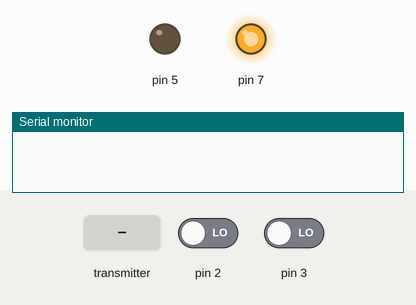
The sketch below on a simulated Arduino Uno, built with avr-gcc and run on an emulated ATmega328P. Shown: output pins drawn as LEDs (lit = HIGH), the last lines printed to the serial monitor. Dashed ring = blinking. Inputs (shaded band) come from the test bench; at power-on: pin 3 LOW, pin 2 LOW. No radio packets arrive unless stated.

Above: at 1.2 s.
1.3 s: pin 3 driven HIGH
At 1.8 s:
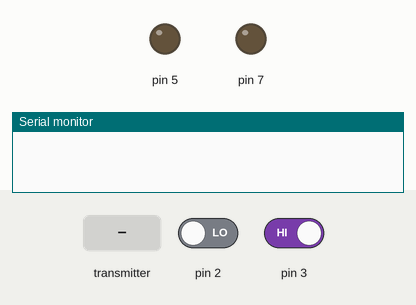
2.8 s: the transmitter starts sending temperature = 0
4.3 s: pin 3 driven LOW
At 5.2 s:
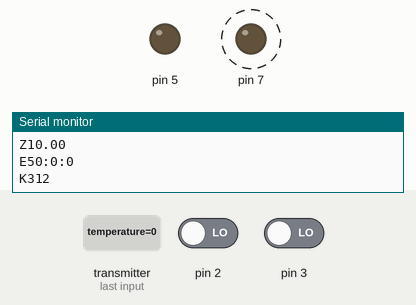
Timing chart, 0 to 13.3 s (numbered marks = the images above; inputs shaded):
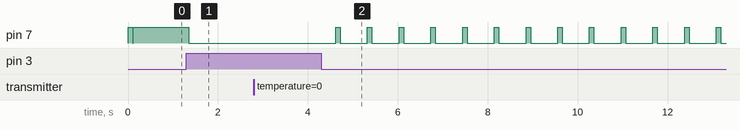

Measured:
- after the input at 1.3 s, pin 7: HIGH → LOW after 0.05 s
- after the input at 4.3 s, pin 7: alternates HIGH for 0.10 s and LOW for 0.61 s, starting after 0.32 s

The sketch:

receiver.ino
```cpp
#include <nRF24L01.h>
#include <RF24.h>
#include <RF24_config.h>

RF24 receive (9,8);    // ce,csn                    //create object called receive
byte address [5] = "10101";                 //create an array with 5 elements, where each element is 1 byte;
int button = 2;
int button4 = 4;
int buttonState;
int buttonState7;


typedef struct
  {
    float temperature = 0;
    int humidity = 0;
    float pressure = 0;
    float altitude = 0;
    float ax = 0;
    float ay = 0;
    float az = 0;
    int hr = 0;
    int mi = 0;
    int se = 0;

  }Package;

  Package data;


     int i=0;
     int p=0;


void setup() {
  Serial.begin(9600);
  receive.begin();
  receive.openReadingPipe(0,address);      //open reading pipe 0 at address 00001
  receive.setPALevel(RF24_PA_MIN);         //Set RF output to minimum
  receive.setDataRate(RF24_250KBPS);       //set datarate to 250kbps
  receive.setChannel(100);                 //set frequency to channel 100
  receive.startListening();
  pinMode(2,INPUT);
  pinMode(5,OUTPUT);
  pinMode(3,INPUT);
  pinMode(7,OUTPUT);


  }

void loop() {
  int buttonState7 = digitalRead(3);

  if(buttonState7 == 1){
    digitalWrite(7,LOW);

  }
  else{
    //delay1();
                digitalWrite(7,HIGH);
                delay(100);
                digitalWrite(7,LOW);

  }

  if (receive.available())                //check when received data available
  {
   int buttonState = digitalRead(2);


                                            receive.read(&data, sizeof(data));
                                            Serial.print("H1");
                                            Serial.println(data.humidity);

                                            Serial.print("A2");
                                            Serial.println(data.altitude);

                                            Serial.print("T3");
                                            Serial.println(data.temperature);

                                            Serial.print("D1");
                                            Serial.println(data.pressure); //print data to serial monitor

                                            Serial.print("X1");
                                            Serial.println(data.ax);

                                            Serial.print("Y1");
                                            Serial.println(data.ay);

                                            Serial.print("Z1");
                                            Serial.println(data.az);

                                            Serial.print("E5");
                                            Serial.print(data.hr);
                                            Serial.print(":");
                                            Serial.print(data.mi);
                                            Serial.print(":");
                                            Serial.println(data.se);

                                         if(buttonState == 0){
                                          Serial.print("K3");
                                          Serial.println("12");
                                         }
                                          else{
                                             Serial.print("K3");
                                          Serial.println("11");
                                          }
                                            delay(600);


 }

}
```
